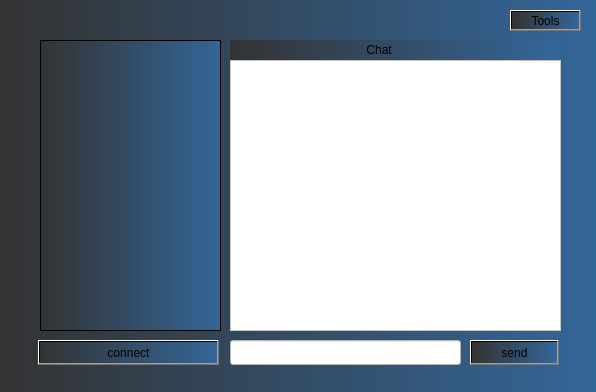
<?xml version="1.0" encoding="UTF-8"?>
<ui version="4.0">
 <class>MainWindow</class>
 <widget class="QDialog" name="MainWindow">
  <property name="geometry">
   <rect>
    <x>0</x>
    <y>0</y>
    <width>596</width>
    <height>392</height>
   </rect>
  </property>
  <property name="windowTitle">
   <string>Dialog</string>
  </property>
  <property name="autoFillBackground">
   <bool>false</bool>
  </property>
  <property name="styleSheet">
   <string notr="true">background:qlineargradient(spread:pad, x1:0, y1:0, x2:1, y2:0, stop:0 #333, stop:1 #369)</string>
  </property>
  <widget class="QListWidget" name="users_table">
   <property name="geometry">
    <rect>
     <x>40</x>
     <y>40</y>
     <width>181</width>
     <height>291</height>
    </rect>
   </property>
  </widget>
  <widget class="QTextEdit" name="message_table">
   <property name="geometry">
    <rect>
     <x>230</x>
     <y>60</y>
     <width>331</width>
     <height>271</height>
    </rect>
   </property>
   <property name="styleSheet">
    <string notr="true">background: rgb(255, 255, 255)</string>
   </property>
   <property name="readOnly">
    <bool>true</bool>
   </property>
  </widget>
  <widget class="QPushButton" name="connect">
   <property name="geometry">
    <rect>
     <x>38</x>
     <y>340</y>
     <width>181</width>
     <height>25</height>
    </rect>
   </property>
   <property name="text">
    <string>connect</string>
   </property>
  </widget>
  <widget class="QLineEdit" name="massage">
   <property name="geometry">
    <rect>
     <x>230</x>
     <y>340</y>
     <width>231</width>
     <height>25</height>
    </rect>
   </property>
   <property name="styleSheet">
    <string notr="true">
background: rgb(255, 255, 255)</string>
   </property>
  </widget>
  <widget class="QPushButton" name="send">
   <property name="geometry">
    <rect>
     <x>470</x>
     <y>340</y>
     <width>89</width>
     <height>25</height>
    </rect>
   </property>
   <property name="text">
    <string>send</string>
   </property>
  </widget>
  <widget class="QLabel" name="label">
   <property name="geometry">
    <rect>
     <x>230</x>
     <y>40</y>
     <width>331</width>
     <height>20</height>
    </rect>
   </property>
   <property name="text">
    <string>                                         Chat</string>
   </property>
  </widget>
  <widget class="QPushButton" name="Tools">
   <property name="geometry">
    <rect>
     <x>510</x>
     <y>10</y>
     <width>71</width>
     <height>21</height>
    </rect>
   </property>
   <property name="autoFillBackground">
    <bool>true</bool>
   </property>
   <property name="text">
    <string>Tools</string>
   </property>
   <property name="icon">
    <iconset>
     <normaloff>../../../Изображения/tools.png</normaloff>../../../Изображения/tools.png</iconset>
   </property>
  </widget>
 </widget>
 <layoutdefault spacing="6" margin="11"/>
 <resources/>
 <connections/>
</ui>
